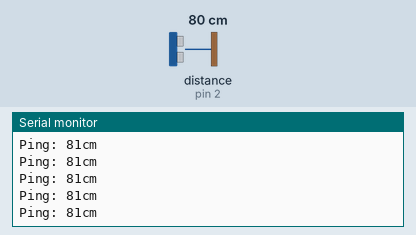
A sketch run on a simulated Arduino Uno, built with avr-gcc and run on an emulated ATmega328P. On the bench: the last lines printed to the serial monitor. Inputs (shaded band) come from the test bench; at power-on: distance to the obstacle (sensor on pin 2) 80 cm. The echo pulse lasts 58.3 µs per cm.

Above: at 1.2 s.
1.3 s: distance to the obstacle (sensor on pin 2) set to 2 cm
At 1.34 s:
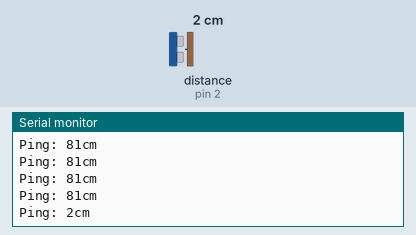
2.8 s: distance to the obstacle (sensor on pin 2) set to 60 cm
At 2.87 s:
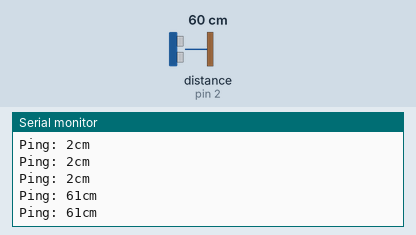
Timing chart, 0 to 5.8 s (numbered marks = the images above; inputs shaded):
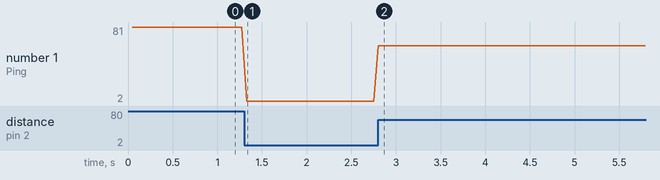

The sketch:

ultrasensor.ino
```cpp
// ---------------------------------------------------------------------------
// Example NewPing library sketch that does a ping about 20 times per second.
// ---------------------------------------------------------------------------

#include <NewPing.h>

#define TRIGGER_PIN  4 // Arduino pin tied to trigger pin on the ultrasonic sensor.
#define ECHO_PIN     2  // Arduino pin tied to echo pin on the ultrasonic sensor.
#define MAX_DISTANCE 200 // Maximum distance we want to ping for (in centimeters). Maximum sensor distance is rated at 400-500cm.

NewPing sonar(TRIGGER_PIN, ECHO_PIN, MAX_DISTANCE); // NewPing setup of pins and maximum distance.

void setup() {
  Serial.begin(9600); // Open serial monitor at 115200 baud to see ping results.
}

void loop() {
  delay(50);                     // Wait 50ms between pings (about 20 pings/sec). 29ms should be the shortest delay between pings.
  Serial.print("Ping: ");
  Serial.print(sonar.ping_cm()); // Send ping, get distance in cm and print result (0 = outside set distance range)
  Serial.println("cm");
}
```

Measured:
- after the input at 1.3 s, the serial monitor: prints a new line at once (image 1)
- after the input at 2.8 s, the serial monitor: prints a new line at once (image 2)
- plotted number 1: 81 → 2 after the input at 1.3 s, 2 → 61 after the input at 2.8 s
